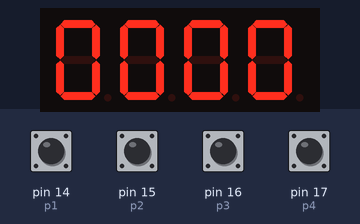
Recording of a sketch running on a simulated Arduino Uno, built with avr-gcc and run on an emulated ATmega328P. On the bench: 4-digit seven-segment display. Wiring (inferred from the names in the program): 4-digit 7-segment display, segments lit when HIGH: segments pin 6, pin 8, pin 12, pin 10, pin 9, pin 7, pin 13, pin 11; digit selects pin 2, pin 3, pin 4, pin 5. The inputs (shaded band) are chosen by the test bench; at power-on: pin 14 (p1), pin 15 (p2), pin 16 (p3), pin 17 (p4) HIGH. The segment pins are drawn as the display they are named for.

Above: at 1.2 s.
1.3 s: pin 14 (p1) pulled LOW for 1 s
At 2.6 s:
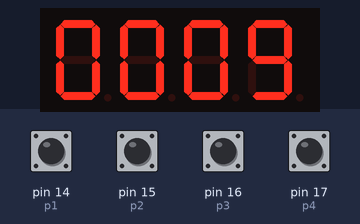
3.8 s: pin 15 (p2) pulled LOW for 0.15 s
At 4.6 s:
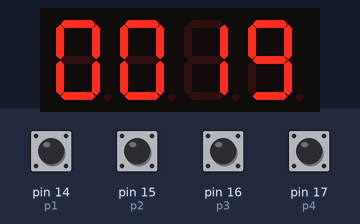
5.4 s: pin 16 (p3) pulled LOW for 0.15 s
At 6.7 s:
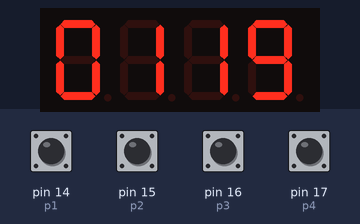
7.0 s: pin 17 (p4) pulled LOW for 0.15 s
At 8.2 s:
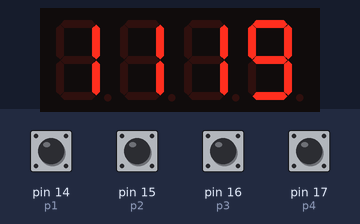
8.6 s: pin 14 (p1) pulled LOW for 0.15 s
At 9.4 s:
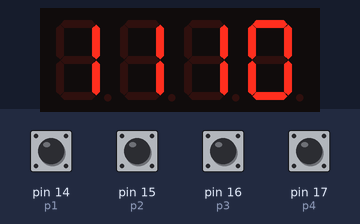
10.2 s: pin 15 (p2) pulled LOW for 1 s
At 11.8 s:
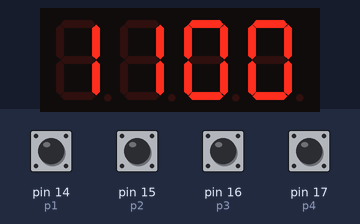
Timing chart, 0 to 13.3 s (numbered marks = the images above; inputs shaded):
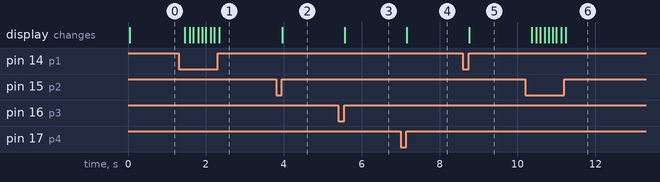

Measured:
- after the input at 1.3 s, the display: first changes after 0.16 s (image 1 shows a later state)
- after the input at 3.8 s, the display: changes after 0.16 s (image 2)
- after the input at 5.4 s, the display: changes after 0.16 s (image 3)
- after the input at 7.0 s, the display: changes after 0.16 s (image 4)
- after the input at 8.6 s, the display: changes after 0.16 s (image 5)
- after the input at 10.2 s, the display: first changes after 0.16 s (image 6 shows a later state)

The sketch:

display_7_segmentos_4_digitos.ino
```cpp
const char digitos[10] = {
  //pgfedcba
  0b00111111, //0
  0b00000110, //1
  0b01011011, //2
  0b01001111, //3
  0b01100110, //4
  0b01101101, //5
  0b01111101, //6
  0b00000111, //7
  0b01111111, //8
  0b01101111 //9
};

#define TIME_REBOTE 100
int p1 = 14, p2 = 15, p3 = 16, p4 = 17;
int a = 6, f = 7, b = 8, e = 9, d = 10, dp = 11, c = 12, g = 13;
int d1 = 2, d2 = 3, d3 = 4, d4 = 5;
int var[4] = {0};
int rebote1, rebote2, rebote3, rebote4;

void setup() {
  pinMode(p1, INPUT_PULLUP);
  pinMode(p2, INPUT_PULLUP);
  pinMode(p3, INPUT_PULLUP);
  pinMode(p4, INPUT_PULLUP);

  pinMode(d1, OUTPUT);
  pinMode(d2, OUTPUT);
  pinMode(d3, OUTPUT);
  pinMode(d4, OUTPUT);

  pinMode(a, OUTPUT);
  pinMode(f, OUTPUT);
  pinMode(b, OUTPUT);
  pinMode(e, OUTPUT);
  pinMode(d, OUTPUT);
  pinMode(dp, OUTPUT);
  pinMode(c, OUTPUT);
  pinMode(g, OUTPUT);
}

void loop() {

  display_run();

  pulsadores();

  delay(1);
}

void pulsadores(void) {
  if (!digitalRead(p4)) {
    if (++rebote1 > TIME_REBOTE) {
      rebote1 = 0;
      if (++var[0] > 9) {
        var[0] = 0;
      }
    }
  } else {
    rebote1 = 0;
  }

  if (!digitalRead(p3)) {
    if (++rebote2 > TIME_REBOTE) {
      rebote2 = 0;
      if (++var[1] > 9) {
        var[1] = 0;
      }
    }
  } else {
    rebote2 = 0;
  }

  if (!digitalRead(p2)) {
    if (++rebote3 > TIME_REBOTE) {
      rebote3 = 0;
      if (++var[2] > 9) {
        var[2] = 0;
      }
    }
  } else {
    rebote3 = 0;
  }

  if (!digitalRead(p1)) {
    if (++rebote4 > TIME_REBOTE) {
      rebote4 = 0;
      if (++var[3] > 9) {
        var[3] = 0;
      }
    }
  } else {
    rebote4 = 0;
  }
}

void display_run(void) {
  static int contador = 1;
  display_write(var[contador - 1], contador);
  if (++contador > 4) {
    contador = 1;
  }
}

void display_write(int dato, int digito) {
  digitalWrite(d1, LOW);
  digitalWrite(d2, LOW);
  digitalWrite(d3, LOW);
  digitalWrite(d4, LOW);
  if (digitos[dato] & (0x01)) {
    digitalWrite(a, HIGH);
  } else {
    digitalWrite(a, LOW);
  }
  if (digitos[dato] & (0x02)) {
    digitalWrite(b, HIGH);
  } else {
    digitalWrite(b, LOW);
  }
  if (digitos[dato] & (0x04)) {
    digitalWrite(c, HIGH);
  } else {
    digitalWrite(c, LOW);
  }
  if (digitos[dato] & (0x08)) {
    digitalWrite(d, HIGH);
  } else {
    digitalWrite(d, LOW);
  }
  if (digitos[dato] & (0x10)) {
    digitalWrite(e, HIGH);
  } else {
    digitalWrite(e, LOW);
  }
  if (digitos[dato] & (0x20)) {
    digitalWrite(f, HIGH);
  } else {
    digitalWrite(f, LOW);
  }
  if (digitos[dato] & (0x40)) {
    digitalWrite(g, HIGH);
  } else {
    digitalWrite(g, LOW);
  }
  if (digitos[dato] & (0x80)) {
    digitalWrite(dp, HIGH);
  } else {
    digitalWrite(dp, LOW);
  }
  switch (digito) {
    case 1:
      digitalWrite(d1, HIGH);
      break;
    case 2:
      digitalWrite(d2, HIGH);
      break;
    case 3:
      digitalWrite(d3, HIGH);
      break;
    case 4:
      digitalWrite(d4, HIGH);
      break;
  }
}
```
